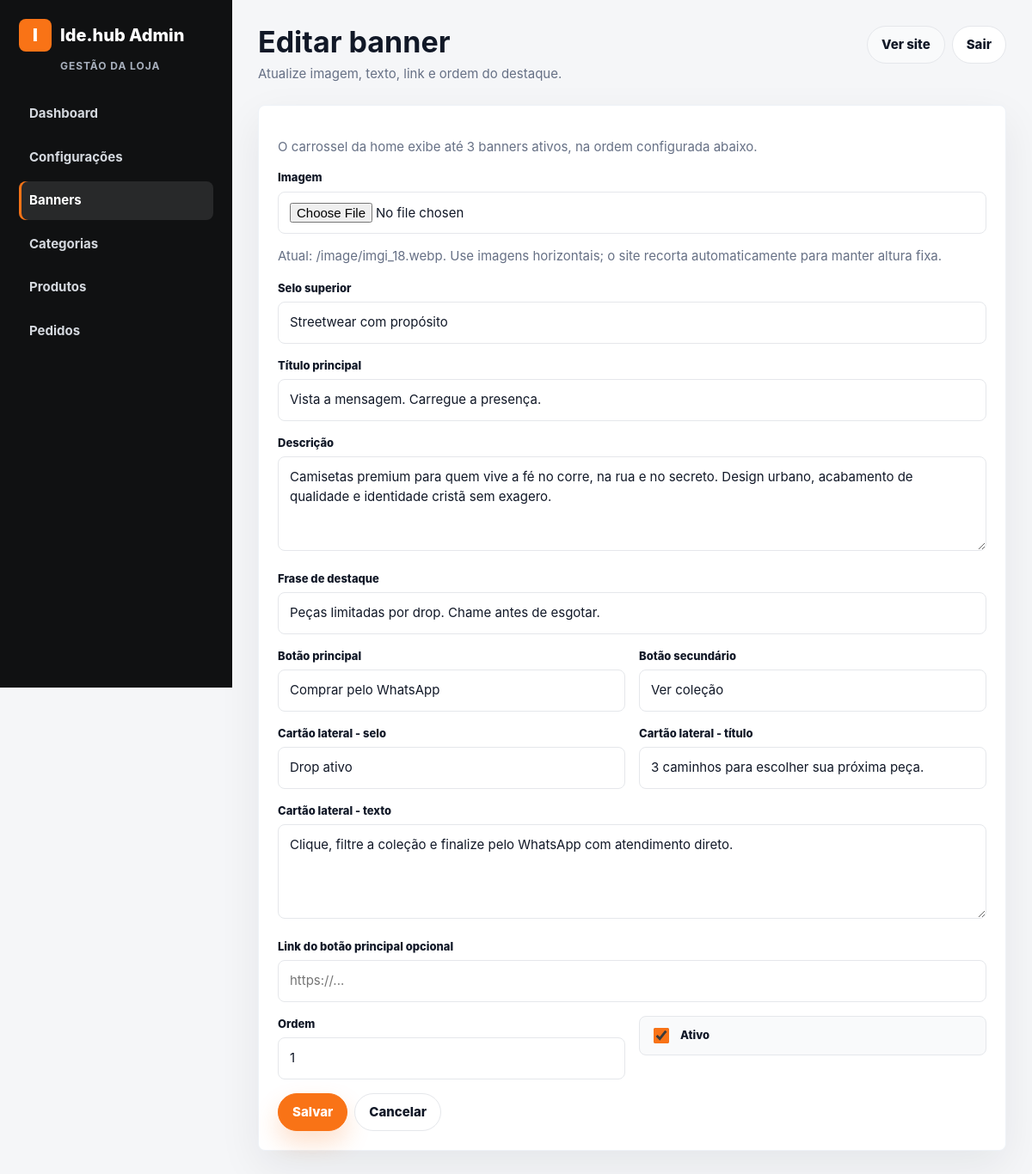
Page /admin/banners/edit.php?id=1 (signed in) on the earlier database version.
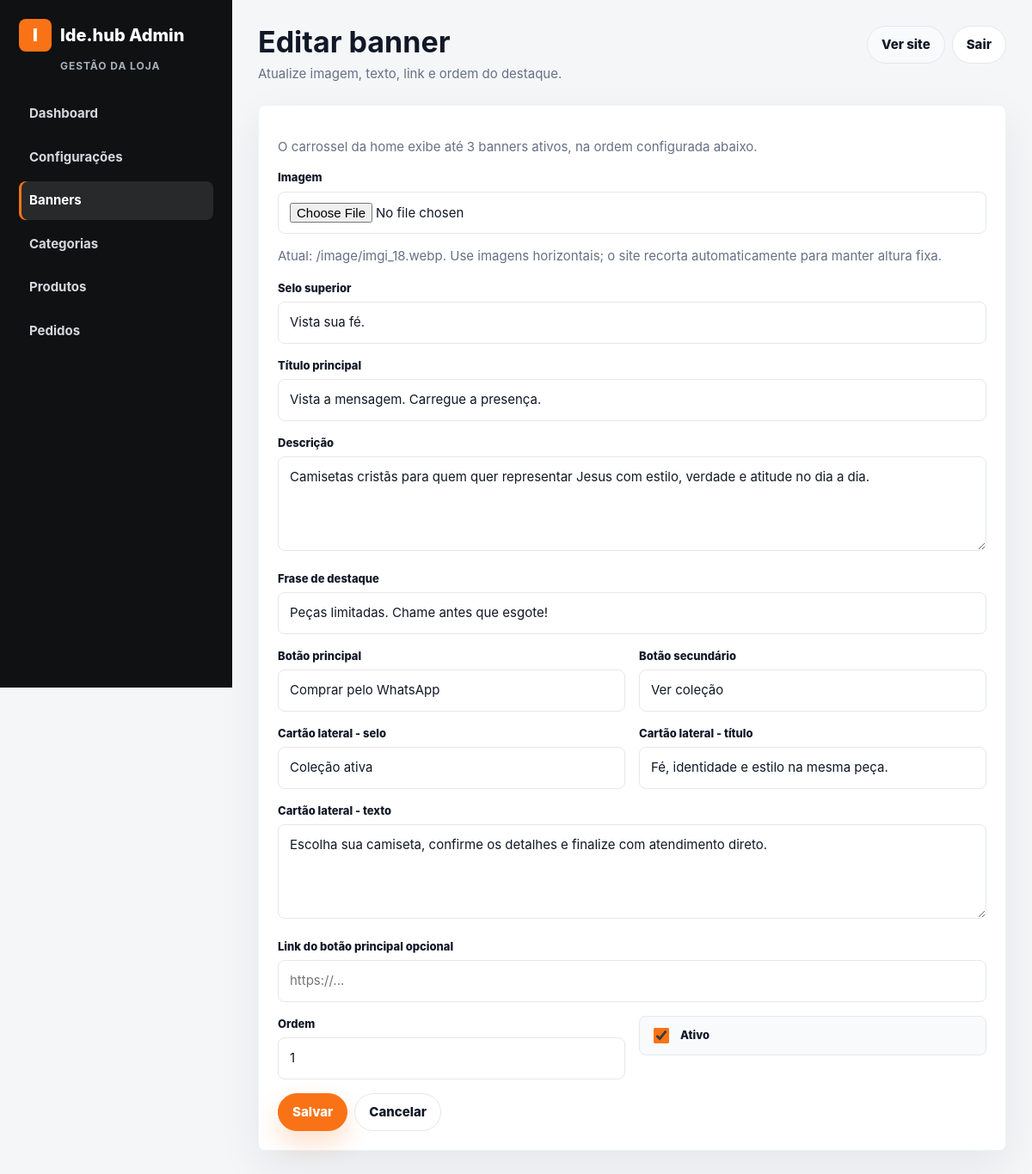
Same page on the later database version.
### tables this page shows
CREATE TABLE IF NOT EXISTS banners (
  id INT UNSIGNED AUTO_INCREMENT PRIMARY KEY,
  image_path VARCHAR(255) NOT NULL,
  eyebrow VARCHAR(120) NULL,
  title VARCHAR(160) NULL,
  subtitle VARCHAR(255) NULL,
  trust_text VARCHAR(255) NULL,
  primary_cta VARCHAR(80) NULL,
  secondary_cta VARCHAR(80) NULL,
  side_kicker VARCHAR(80) NULL,
  side_title VARCHAR(160) NULL,
  side_text VARCHAR(255) NULL,
  link_url VARCHAR(255) NULL,
  display_order INT NOT NULL DEFAULT 0,
  active TINYINT(1) NOT NULL DEFAULT 1,
  created_at TIMESTAMP DEFAULT CURRENT_TIMESTAMP,
  updated_at TIMESTAMP DEFAULT CURRENT_TIMESTAMP ON UPDATE CURRENT_TIMESTAMP,
  INDEX idx_banners_active_order (active, display_order)
);

### config/database.php (called while the page is built, shortened)
<?php
function db(): PDO
{
    static $pdo = null;
    if ($pdo instanceof PDO) {
        return $pdo;
    }
    $dsn = sprintf('mysql:host=%s;dbname=%s;charset=%s', DB_HOST, DB_NAME, DB_CHARSET);
    $pdo = new PDO($dsn, DB_USER, DB_PASS, [
        PDO::ATTR_ERRMODE => PDO::ERRMODE_EXCEPTION,
        PDO::ATTR_DEFAULT_FETCH_MODE => PDO::FETCH_ASSOC,
        PDO::ATTR_EMULATE_PREPARES => false,
    ]);
    return $pdo;
}

### models/Banner.php (called while the page is built, shortened)
<?php
require_once __DIR__ . '/../config/database.php';
final class Banner
{
    private static function ensureHeroColumns(): void
    {
        $columns = db()->query('SHOW COLUMNS FROM banners')->fetchAll();
    }
    public static function find(int $id): ?array
    {
        self::ensureHeroColumns();
        $stmt = db()->prepare('SELECT * FROM banners WHERE id = ?');
        $stmt->execute([$id]);
        $banner = $stmt->fetch();
        return $banner ?: null;
    }
}

### includes/helpers.php (called while the page is built, shortened)
<?php
function e(?string $value): string
{
    return htmlspecialchars((string) $value, ENT_QUOTES, 'UTF-8');
}
function app_base_url(): string
{
    $scriptName = trim((string) ($_SERVER['SCRIPT_NAME'] ?? ''), '/');
    $segments = $scriptName === '' ? [] : explode('/', $scriptName);
    $firstSegment = $segments[0] ?? '';
    return '';
}
function app_url(string $path = ''): string
{
    $base = app_base_url();
    $cleanPath = '/' . ltrim($path, '/');
    return $base . ($cleanPath === '/' ? '' : $cleanPath);
}

### admin/banners/edit.php (the view, shortened to what this page needs)
<?php
require_once __DIR__ . '/../../models/Banner.php';
$id = (int) ($_GET['id'] ?? 0);
$banner = Banner::find($id);
require __DIR__ . '/../../includes/layout/header.php';
?>
<form class="card" method="post" enctype="multipart/form-data">
    <p class="muted">O carrossel da home exibe até 3 banners ativos, na ordem configurada abaixo.</p>
    <div class="form-row"><label>Imagem</label><input type="file" name="image" accept="image/jpeg,image/png,image/webp,image/gif"><p class="muted">Atual: <?= e($banner['image_path']) ?>. Use imagens horizontais; o site recorta automaticamente para manter altura fixa.</p></div>
    <div class="form-row"><label>Selo superior</label><input name="eyebrow" maxlength="120" value="<?= e($banner['eyebrow'] ?? '') ?>" placeholder="Streetwear com propósito"></div>
    <div class="form-row"><label>Título principal</label><input name="title" maxlength="160" value="<?= e($banner['title']) ?>" placeholder="Vista a mensagem. Carregue a presença."></div>
    <div class="form-row"><label>Descrição</label><textarea name="subtitle" rows="3" maxlength="255"><?= e($banner['subtitle']) ?></textarea></div>
    <div class="form-row"><label>Frase de destaque</label><input name="trust_text" maxlength="255" value="<?= e($banner['trust_text'] ?? '') ?>" placeholder="Peças limitadas por drop. Chame antes de esgotar."></div>
    <div class="grid grid-2">
        <div class="form-row"><label>Botão principal</label><input name="primary_cta" maxlength="80" value="<?= e($banner['primary_cta'] ?? '') ?>" placeholder="Comprar pelo WhatsApp"></div>
        <div class="form-row"><label>Botão secundário</label><input name="secondary_cta" maxlength="80" value="<?= e($banner['secondary_cta'] ?? '') ?>" placeholder="Ver coleção"></div>
    </div>
    <div class="grid grid-2">
        <div class="form-row"><label>Cartão lateral - selo</label><input name="side_kicker" maxlength="80" value="<?= e($banner['side_kicker'] ?? '') ?>" placeholder="Drop ativo"></div>
        <div class="form-row"><label>Cartão lateral - título</label><input name="side_title" maxlength="160" value="<?= e($banner['side_title'] ?? '') ?>" placeholder="3 caminhos para escolher sua próxima peça."></div>
    </div>
    <div class="form-row"><label>Cartão lateral - texto</label><textarea name="side_text" rows="2" maxlength="255"><?= e($banner['side_text'] ?? '') ?></textarea></div>
    <div class="form-row"><label>Link do botão principal opcional</label><input name="link_url" value="<?= e($banner['link_url']) ?>" placeholder="https://..."></div>
    <div class="grid grid-2">
        <div class="form-row"><label>Ordem</label><input type="number" name="display_order" value="<?= e((string) $banner['display_order']) ?>"></div>
        <div class="form-row"><label class="check-row"><input type="checkbox" name="active" <?= !empty($banner['active']) ? 'checked' : '' ?>> Ativo</label></div>
    </div>
    <div class="actions"><button class="btn btn-primary" type="submit">Salvar</button><a class="btn" href="<?= e(app_url('/admin/banners/index.php')) ?>">Cancelar</a></div>
</form>
<?php require __DIR__ . '/../../includes/layout/footer.php'; ?>

Differences in the rows shown:
changed banners "/image/imgi_18.webp": eyebrow "Streetwear com propósito" → "Vista sua fé."; subtitle "Camisetas premium para quem vive a fé no corre, na rua e no secreto. Design urbano, acabamento de qualidade e identidade cristã sem exagero." → "Camisetas cristãs para quem quer representar Jesus com estilo, verdade e atitude no dia a dia."; trust_text "Peças limitadas por drop. Chame antes de esgotar." → "Peças limitadas. Chame antes que esgote!"; side_kicker "Drop ativo" → "Coleção ativa"; side_title "3 caminhos para escolher sua próxima peça." → "Fé, identidade e estilo na mesma peça."; side_text "Clique, filtre a coleção e finalize pelo WhatsApp com atendimento direto." → "Escolha sua camiseta, confirme os detalhes e finalize com atendimento direto."
